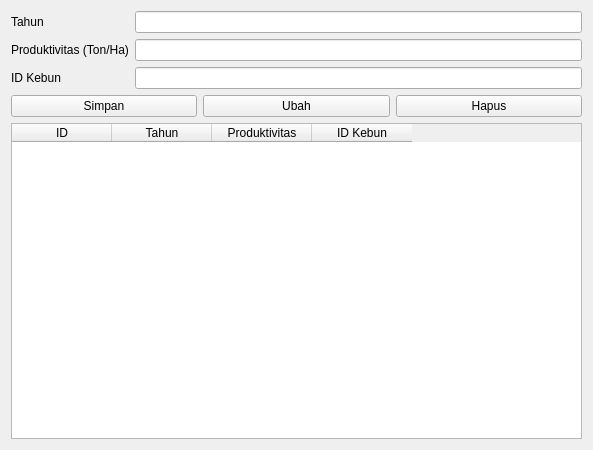
<?xml version="1.0" encoding="UTF-8"?>
<ui version="4.0">
 <class>FormProduktivitas</class>
 <widget class="QWidget" name="FormProduktivitas">
  <property name="geometry">
   <rect>
    <x>0</x>
    <y>0</y>
    <width>593</width>
    <height>450</height>
   </rect>
  </property>
  <property name="windowTitle">
   <string>Form Produktivitas</string>
  </property>
  <layout class="QVBoxLayout" name="verticalLayout">
   <item>
    <layout class="QFormLayout" name="formLayout">
     <item row="0" column="0">
      <widget class="QLabel" name="labelTahun">
       <property name="text">
        <string>Tahun</string>
       </property>
      </widget>
     </item>
     <item row="0" column="1">
      <widget class="QLineEdit" name="editTahun"/>
     </item>
     <item row="1" column="0">
      <widget class="QLabel" name="labelProduktivitas">
       <property name="text">
        <string>Produktivitas (Ton/Ha)</string>
       </property>
      </widget>
     </item>
     <item row="1" column="1">
      <widget class="QLineEdit" name="editProduktivitas"/>
     </item>
     <item row="2" column="0">
      <widget class="QLabel" name="labelIdKebun">
       <property name="text">
        <string>ID Kebun</string>
       </property>
      </widget>
     </item>
     <item row="2" column="1">
      <widget class="QLineEdit" name="editIdKebun"/>
     </item>
    </layout>
   </item>
   <item>
    <layout class="QHBoxLayout" name="buttonLayout">
     <item>
      <widget class="QPushButton" name="btnSimpan">
       <property name="text">
        <string>Simpan</string>
       </property>
      </widget>
     </item>
     <item>
      <widget class="QPushButton" name="btnUbah">
       <property name="text">
        <string>Ubah</string>
       </property>
      </widget>
     </item>
     <item>
      <widget class="QPushButton" name="btnHapus">
       <property name="text">
        <string>Hapus</string>
       </property>
      </widget>
     </item>
    </layout>
   </item>
   <item>
    <widget class="QTableWidget" name="tabelProduktivitas">
     <property name="columnCount">
      <number>4</number>
     </property>
     <column>
      <property name="text">
       <string>ID</string>
      </property>
     </column>
     <column>
      <property name="text">
       <string>Tahun</string>
      </property>
     </column>
     <column>
      <property name="text">
       <string>Produktivitas</string>
      </property>
     </column>
     <column>
      <property name="text">
       <string>ID Kebun</string>
      </property>
     </column>
    </widget>
   </item>
  </layout>
 </widget>
 <resources/>
 <connections/>
</ui>
